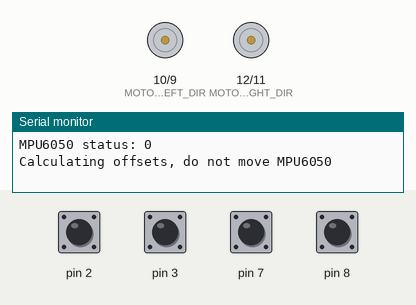
A sketch run on a simulated Arduino Uno, built with avr-gcc and run on an emulated ATmega328P. Parts: direction and speed pins drawn as motors (green arrow = direction pin HIGH = forward, orange = LOW = backward, longer = more drive), the last lines printed to the serial monitor. The test bench sets the inputs (shaded band); at power-on: pin 2, pin 3, pin 7, pin 8 HIGH.

Above: at 0.1 s.
At 2.3 s:
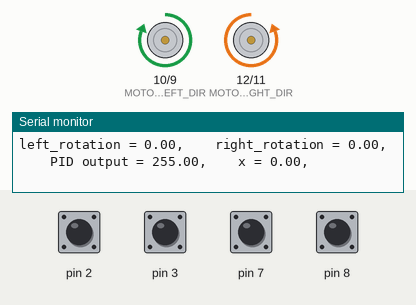
2.4 s: pin 3 pulled LOW for 0.15 s
5.5 s: pin 2 pulsed LOW 2 times (0.12 s each, 0.3 s apart)
9.1 s: pin 3 pulsed LOW 2 times (0.12 s each, 0.3 s apart)
Timing chart, 0 to 12.1 s (numbered marks = the images above; inputs shaded):
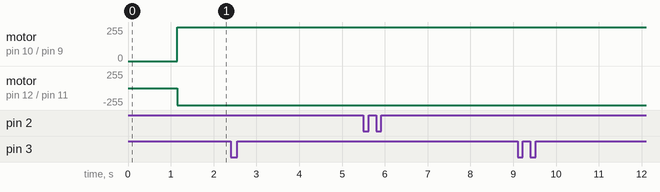

The sketch:

lab04-code-release.ino
```cpp
#include "DualEncoder.hpp"
#include "EncoderOdometry.hpp"
#include "IMUOdometry.hpp"
#include "Wire.h"
#include <MPU6050_light.h>

MPU6050 mpu(Wire);

#define EN_1_A 2 //These are the pins for the PCB encoder
#define EN_1_B 7 //These are the pins for the PCB encoder
#define EN_2_A 3 //These are the pins for the PCB encoder
#define EN_2_B 8 //These are the pins for the PCB encoder

#define MOTOR_LEFT_PWM 9
#define MOTOR_LEFT_DIR 10
#define MOTOR_RIGHT_PWM 11
#define MOTOR_RIGHT_DIR 12

const float R = 16;
const float b = 96;


mtrn3100::DualEncoder encoder(EN_1_A, EN_1_B,EN_2_A, EN_2_B);
mtrn3100::EncoderOdometry encoder_odometry(R,b); //TASK1 TODO: IDENTIFY THE WHEEL RADIUS AND AXLE LENGTH
// mtrn3100::IMUOdometry IMU_odometry;


const float target_rotation = 4 * PI; // 1轮旋转的弧度值

// PID控制器参数
float Kp = 100;
float Ki = 0;
float Kd = 0;

float proportional = 0;
float integral = 0;
float derivative = 0;

float previous_error = 0;
float dt = 0.05; // 控制循环的时间间隔


void setup() {
    Serial.begin(9600);
    Wire.begin();


    //Set up the IMU
    byte status = mpu.begin();
    Serial.print(F("MPU6050 status: "));
    Serial.println(status);


    pinMode(MOTOR_LEFT_PWM, OUTPUT);
    pinMode(MOTOR_LEFT_DIR, OUTPUT);
    pinMode(MOTOR_RIGHT_PWM, OUTPUT);
    pinMode(MOTOR_RIGHT_DIR, OUTPUT);


    while(status!=0){ } // stop everything if could not connect to MPU6050

    Serial.println(F("Calculating offsets, do not move MPU6050"));
    delay(100);
    mpu.calcOffsets(true,true);
    Serial.println("Done!\n");
}


void loop() {

//UNCOMMENT FOR TASK 2:
//THE DELAY IS REQUIRED OTHERWISE THE ENCODER DIFFERENCE IS TOO SMALL

    delay(dt*1000);


    float left_rotation = encoder.getLeftRotation();
    float right_rotation = encoder.getRightRotation();


    encoder_odometry.update(left_rotation,right_rotation);


    float error = target_rotation - ((left_rotation - right_rotation) / 2);

    proportional = error;
    integral = integral + error * dt;
    derivative = (error - previous_error) / dt;

    float output = Kp * error + Ki * integral + Kd * derivative;

    if (output>255) {output = 255;}


    previous_error = error;


    if (output >=0)
    {
      digitalWrite(MOTOR_LEFT_DIR,HIGH);
      digitalWrite(MOTOR_RIGHT_DIR, LOW);
      analogWrite(MOTOR_LEFT_PWM, output);
      analogWrite(MOTOR_RIGHT_PWM, output);
    }
    else
    {
      digitalWrite(MOTOR_LEFT_DIR, LOW);
      digitalWrite(MOTOR_RIGHT_DIR, HIGH);
      analogWrite(MOTOR_LEFT_PWM, -output);
      analogWrite(MOTOR_RIGHT_PWM, -output);
    }


//UNCOMMET FOR TASK 3:
//NOTE: IMU ODOMETRY IS REALLY BAD, THIS TASK EXISTS TO TEACH YOU WHY IMU ODOMETRY SUCKS, DO NOT SPEND TOO LONG ON IT
    //mpu.update();
    //IMU_odometry.update(mpu.getAccX(),mpu.getAccY());

    // Serial.print("ODOM:\t\t");


    Serial.print("left_rotation = ");
    Serial.print(left_rotation);
    Serial.print(",\t\t");
    Serial.print("right_rotation = ");
    Serial.print(right_rotation);
    Serial.print(",\t\t");
    // Serial.print("proportional = ");
    // Serial.print(proportional);
    // Serial.print(",\t\t");
    // Serial.print("integral = ");
    // Serial.print(integral);
    // Serial.print(",\t\t");
    // Serial.print("derivative = ");
    // Serial.print(derivative);
    // Serial.print(",\t\t");
    Serial.print("PID output = ");
    Serial.print(output);
    Serial.print(",\t\t");

    Serial.print("x = ");
    Serial.print(encoder_odometry.getX());
    Serial.print(",\t\t");

    Serial.println();
    // Serial.print(encoder_odometry.getY());
    // Serial.print(",\t\t");
    // Serial.print(encoder_odometry.getH());
    // Serial.println();
}
```

DualEncoder.hpp
```cpp
#pragma once

#include <Arduino.h>

namespace mtrn3100 {


class DualEncoder {
public:
    DualEncoder(uint8_t enc1, uint8_t enc2,uint8_t enc3, uint8_t enc4) : mot1_int(enc1), mot1_dir(enc2), mot2_int(enc3), mot2_dir(enc4) {
        instance = this;  // Store the instance pointer
        pinMode(mot1_int, INPUT_PULLUP);
        pinMode(mot1_dir, INPUT_PULLUP);
        pinMode(mot2_int, INPUT_PULLUP);
        pinMode(mot2_dir, INPUT_PULLUP);

        attachInterrupt(digitalPinToInterrupt(mot1_int), DualEncoder::readLeftEncoderISR, RISING);
        attachInterrupt(digitalPinToInterrupt(mot2_int), DualEncoder::readRightEncoderISR, RISING);
    }


    // Encoder function used to update the encoder
    void readLeftEncoder() {
        noInterrupts();
        direction = digitalRead(mot1_dir) ? 1 : -1;
        l_count += direction;
        interrupts();
    }

    void readRightEncoder() {
        noInterrupts();
        direction = digitalRead(mot2_dir) ? 1 : -1;
        r_count += direction;
        interrupts();
    }

    // Helper function which to convert encouder count to radians
    float getLeftRotation() {
        return (static_cast<float>(l_count) / counts_per_revolution ) * 2* PI;
    }

    float getRightRotation() {
        return (static_cast<float>(r_count) / counts_per_revolution ) * 2* PI;
    }

private:
    static void readLeftEncoderISR() {
        if (instance != nullptr) {
            instance->readLeftEncoder();
        }
    }

   static void readRightEncoderISR() {
        if (instance != nullptr) {
            instance->readRightEncoder();
        }
    }

public:
    const uint8_t mot1_int,mot1_dir,mot2_int,mot2_dir;
    volatile int8_t direction;
    float position = 0;
    uint16_t counts_per_revolution = 700;
    volatile long l_count = 0;
    volatile long r_count = 0;
    uint32_t prev_time;
    bool read = false;

private:
    static DualEncoder* instance;
};

DualEncoder* DualEncoder::instance = nullptr;

}  // namespace mtrn3100
```

EncoderOdometry.hpp
```cpp
#include <Arduino.h>

namespace mtrn3100 {
class EncoderOdometry {
public:
    EncoderOdometry(float radius, float wheelBase) : x(0), y(0), h(0), R(radius), L(wheelBase), lastLPos(0), lastRPos(0) {}

    //TODO: 完成这个函数
    void update(float leftValue, float rightValue) {
        // 计算每个轮子的旋转增量
        float dL = leftValue - lastLPos;
        float dR = -(rightValue - lastRPos);

        // 更新最后的编码器位置
        lastLPos = leftValue;
        lastRPos = rightValue;

        // 计算每个轮子的行进距离
        float leftDistance = dL * R;
        float rightDistance = dR * R;

        // 计算机器人的线位移和角位移
        float dC = (leftDistance + rightDistance) / 2.0; // 中心线位移
        float dTheta = (rightDistance - leftDistance) / L; // 朝向的变化


        // 计算新的位置
        x += dC * cos(h);
        y += dC * sin(h);
          // 更新机器人的朝向
        h += dTheta;

    }

    float getX() const { return x; }
    float getY() const { return y; }
    float getH() const { return h; }

private:
    float x, y, h;
    const float R, L;
    float lastLPos, lastRPos;
};

}
```

IMUOdometry.hpp
```cpp
#ifndef IMU_ODOMETRY_HPP
#define IMU_ODOMETRY_HPP

#include <Arduino.h>

namespace mtrn3100 {
    class IMUOdometry {
    public:
        IMUOdometry() : x(0), y(0), vx(0), vy(0), lastUpdateTime(millis()) {}

        void update(float accel_x, float accel_y) {
            unsigned long currentTime = millis();
            float dt = (currentTime - lastUpdateTime);  // Convert to seconds
            lastUpdateTime = currentTime;

            // Integrate acceleration to get velocity
            vx += accel_x * dt/1000;
            vy += accel_y * dt/1000;

            // TODO: Integrate velocity to get position
            x += 0;
            y += 0;
        }

        float getX() const { return x; }
        float getY() const { return y; }

    private:
        float x, y;
        float vx, vy;
        unsigned long lastUpdateTime;
    };
}

#endif // IMU_ODOMETRY_HPP
```
